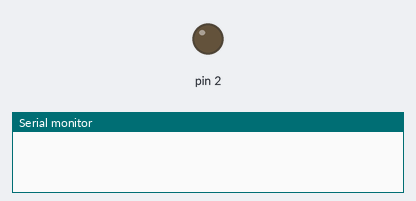
Simulated run of this sketch. Board: Arduino Uno, built with avr-gcc and run on an emulated ATmega328P. On the bench: output pins drawn as LEDs (lit = HIGH), the last lines printed to the serial monitor.

Above: at 1.5 s.
At 4.5 s:
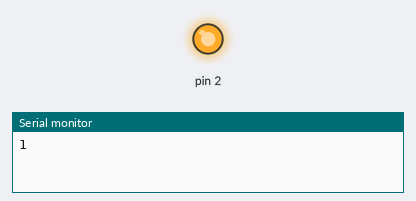
Timing chart, 0 to 7.8 s (numbered marks = the images above):
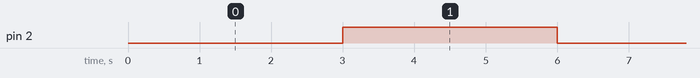

The sketch:

transmitter.ino
```cpp
// esp8266

void transmit()
{
  while (1)
  {
    delay(3000);

    Serial.print(1);
    digitalWrite(2, HIGH);

    delay(3000);

    digitalWrite(2, LOW);
    Serial.print(2);
  }
}

void setup() {
  pinMode(2, OUTPUT);
  Serial.begin(9600);
}

void loop() {
  transmit();
}
```

Measured:
- by itself, pin 2: alternates HIGH for 3.0 s and LOW for 3.0 s
